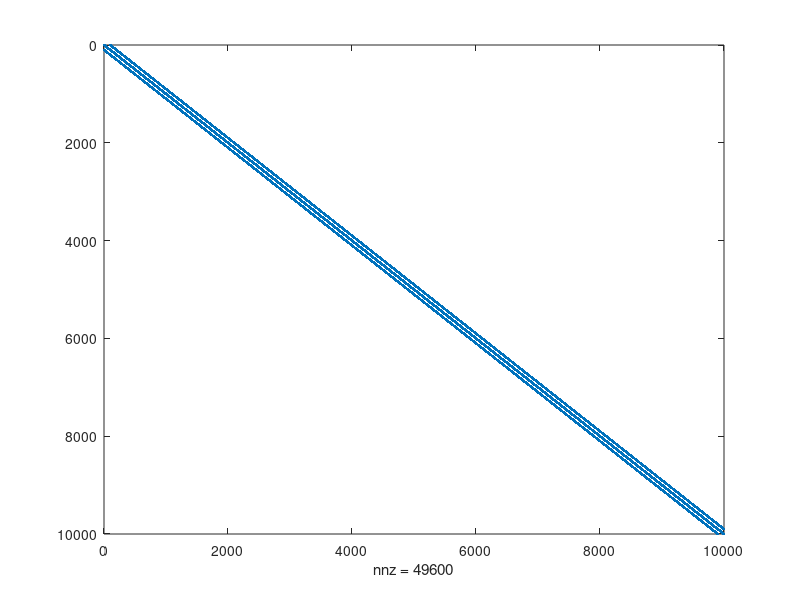
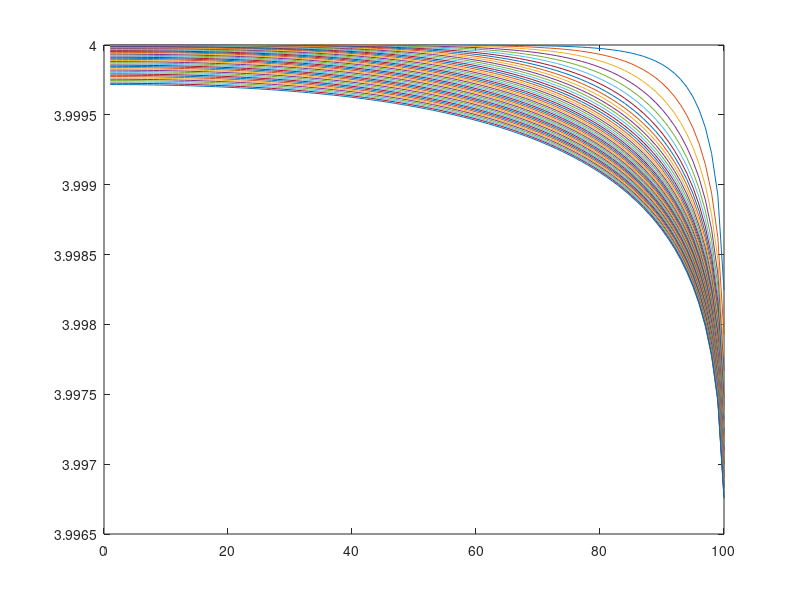
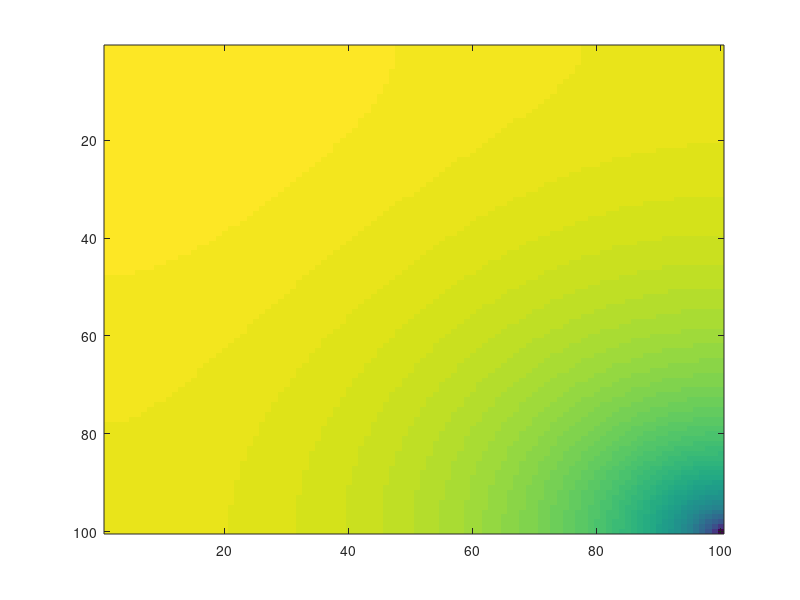
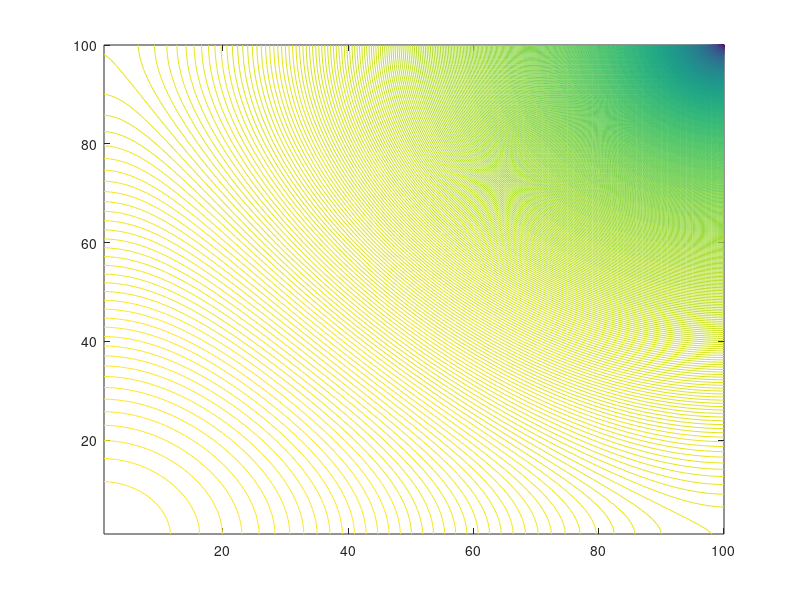

The MATLAB script that drew these images, in order:
clear all
clc

% %%%%%%%%%%%%%%%%%%%%%%%%%%%%%%%%%%%%%%%%%%%%%%%%%%%%%%%%%
% This solves the diffusivity equation in 2D
% Dp/Dt - K D2P/DX2 = Q
% q(x,0) = q(x,L) = q(0,y) = q(L,y) =0
%     { Q_inj     if (x,y) = (0,0)
% Q = { Q_prod    if (x,y) = (0,0)
%     { 0         otherwise
% %%%%%%%%%%%%%%%%%%%%%%%%%%%%%%%%%%%%%%%%%%%%%%%%%%%%%%%%%

% INPUT PARAMETERS
K      = 1;   % hydraulic diffusivity
L      = 1;   % length of square domain
Q_inj  = 0;  % injector rate
Q_prod = 10;  % producer rate
PINIT  = 4.0;   % Initial reservoir pressure

% SIMULATION PARAMETERS
N      = 100; % Number of simulation gridblocks
DT     = 0.01; % time-step size
Tfinal = 0.5; % final simulation time to stop at

% SETUP
Nvar = N * N;
h    = L/N;
P    = PINIT * ones( Nvar, 1 );
t    = 0; 

% build coefficient matrix A outside loop since it doesnt change
c = K*DT/h/h;
l = ones(Nvar,1);
lft = l;
lft(N:N:end) = 0;
rgt = l;
rgt(N+1:N:end) = 0;
cntr = -4*l;
cntr(1:N) = cntr(1:N) + 1;
cntr((N-1)*N+1:end) = cntr((N-1)*N+1:end) + 1;
cntr(N:N:end) = cntr(N:N:end) + 1;
cntr(1:N:end) = cntr(1:N:end) + 1;
A = speye(Nvar, Nvar) - ...
    c .* spdiags( [ l, lft, cntr, rgt, l], [-N,-1,0,1,N], Nvar, Nvar );
figure
spy(A)

% TIMESTEPPING LOOP
figure
iter = 0;
while ( t < Tfinal )
    % build A and b
    b = P + DT * [ Q_inj; zeros(Nvar-2,1); -Q_prod];
    
    % solve for new pressure
    P = A\b;
    t = t + DT;
    iter = iter + 1
    
    % PLOT 1D Pressure profile along diagonal between wells
    plot( P(1:N+1:end) )
    hold on

end

% PLOT FINAL ANSWER IN 2D
figure
imagesc( reshape(P,N,N) )
figure
contour( reshape(P,N,N), 1000 )



